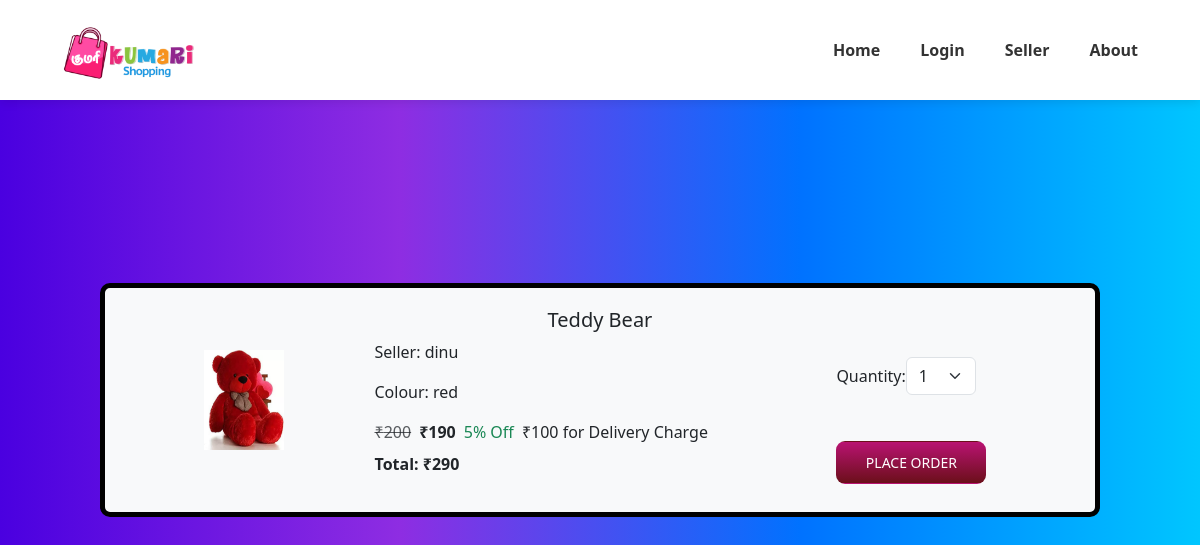
The page /buynow/4/ on the database its author committed.
### accounts/models.py (models this page shows, shortened)
class Products(models.Model):
    seller = models.ForeignKey(CustomUser, on_delete=models.CASCADE, limit_choices_to={'user_type': 'seller'})
    image=models.ImageField(upload_to='product_images/')
    product_name=models.CharField(max_length=25,
        validators=[RegexValidator(r'^[a-zA-Z][a-zA-Z\s]*$','Enter a valid product name.')]
    )
    colour=models.CharField(max_length=20,
        validators=[RegexValidator(r'^[a-zA-Z][a-zA-Z]*$','Enter a valid colour.')]
    )
    description=models.CharField(max_length=200,
        validators=[RegexValidator(r'^[a-zA-Z0-9\s.,-]*$','Only alphanumeric characters and certain punctuation are allowed.')]
    )
    price=models.PositiveIntegerField()
    discount=models.PositiveIntegerField(
        validators=[RegexValidator(r'^\d{1,2}%?$', 'Enter a valid discount amount.')]
    )
    delivery_charge=models.PositiveIntegerField()
    stock=models.PositiveIntegerField()

class CustomUser(AbstractUser):
    user_role=(
        ('user','User'),
        ('seller','Seller'),
        ('admin','Admin'),
    )
    user_type= models.CharField(max_length=10,choices=user_role,default='user')
    user_profile=models.ImageField(
        upload_to='user_images',
        default='null',
        blank=False,
        validators=[FileExtensionValidator(allowed_extensions=['jpg', 'jpeg', 'png', 'svg','webp'])]
        )
    seller_profile=models.ImageField(
        upload_to='seller_images',
        default='null',
        blank=False,
        validators=[FileExtensionValidator(allowed_extensions=['jpg', 'jpeg', 'png', 'svg','webp'])]
        )
    mobile = models.CharField(
        max_length=14,
        unique=True,
        validators=[RegexValidator(r'^\+91\s?\d{10}$', 'Enter a valid mobile number with country code.')],
        verbose_name='Mobile Number'
    )
    address = models.TextField(
        max_length=150,
        blank=False,
        verbose_name='Address'
    )
    username = models.CharField(
        max_length=150,  # You can change this if needed
        unique=True,
        blank=False,
        null=False,
        validators=[RegexValidator(r'^[a-zA-Z][a-zA-Z0-9]*$','Username only starts with alphabetic characters')]
    )
    first_name = models.CharField(
        max_length=50,
        blank=False,
        validators=[RegexValidator(r'^[a-zA-Z]+$', 'Only alphabetic characters are allowed.')]
    )
    last_name = models.CharField(
        max_length=50,
        blank=False,
        validators=[RegexValidator(r'^[a-zA-Z]+$', 'Only alphabetic characters are allowed.')]
        )
    email = models.EmailField(
        blank=False,
        unique=True)
    is_active = models.BooleanField(default=True)
    objects = CustomUserManager()
    USERNAME_FIELD = 'username'
    REQUIRED_FIELDS = ['mobile']

### accounts/views.py (the view, shortened to what this page needs)
# urls.py: path('buynow/<int:product_id>/', views.buynow_view, name='buynow'),
def buynow_view(request, product_id):
    product = get_object_or_404(Products, id=product_id)
    if product.stock == 0:
        messages.error(request,'This product is currently out of stock.')
        return redirect('product_search')
    quantity = 1
    request.session['buy_now_quantity'] = quantity
    stock_range = range(1, product.stock + 1)
    price_details=calculate_price(product,quantity)
    context = {
        'product': product,
        'quantity': quantity,
        'stock_range':stock_range,
        **price_details
    }
    return render(request, 'buynow.html', context)

### accounts/views.py (called while the page is built)
def calculate_price(product, quantity):
    price = product.price * quantity
    discount = product.discount
    delivery_charge = product.delivery_charge
    delivery_amount = price + delivery_charge
    discount_amount = price * discount / 100
    discount_price = price - discount_amount
    total_price = int(discount_price + delivery_charge)
    return {
        'price': price,
        'discount_amount': int(discount_amount),
        'discount_price': int(discount_price),
        'total_price_new': total_price,
        'delivery_charge': delivery_charge,
        'delivery_amount': delivery_amount
    }

### templates/buynow.html (shortened to what this page needs)
{% extends "base.html" %}
{% load static %}
{% block content %}
<div class="new">
<div class="cart-container bg-light">
    <div class="cart-left">
        <div class="container-fluid">
        <div class="row align-items-center">
            <div class="col-12 col-md-3 text-center mb-3 mb-md-0">
                <img src="{{ product.image.url }}" alt="no_img" height="100" width="80">
            </div>
            <div class="col-12 col-md-6 text-start product-details">
                <h5>{{ product.product_name|title }}</h5>
                <p>Seller: {{ product.seller.username }}</p>
                <p>Colour: {{ product.colour }}</p>
                <div class="d-flex flex-wrap align-items-center gap-2">
                    <span class="text-decoration-line-through text-muted">₹{{ price }}</span>
                    <span class="fw-bold">₹{{ discount_price }}</span>
                    <span class="text-success">{{ product.discount }}% Off</span>
                    <span class="me-2">₹{{ product.delivery_charge }} for Delivery Charge</span>
                </div>
                <p class="fw-bold mt-2">Total: ₹{{ total_price_new }}</p>
            </div>
            <div class="col-12 col-md-3 text-center">
                <div class="btn-group mb-3 d-flex justify-content-center align-items-center quantity" role="group">
                    <label for="quantity" class="mb-0">Quantity:</label>
                    <form method="POST">
                        <select name="quantity" id="quantity" class="form-select" style="width: 70px;" onchange="this.form.submit()">
                            {% for i in stock_range %}
                                <option value="{{ i }}" {% if i == quantity %}selected{% endif %}>{{ i }}</option>
                            {% endfor %}
                        </select>
                    </form>
                </div>
                    <div class="place_order">
                        <div class="text-center mt-3">
                            <a href="{% url 'place_order' product.id %}" class="btn remove btn-sm placeorder">
                                PLACE ORDER </a>
                        </div>
                    </div>
                </div>
            </div>
        </div>
        </div>
    </div>
</div>
{% endblock %}

### static/css/style.css (style rules this page uses)
h5 { text-align: center; }
body { margin: 0; padding: 0; height: 100%; }

### templates/buynow.html (style rules this page uses)
.cart-container { border: 5px solid black; border-radius: 10px; width: 90%; max-width: 1000px; background-color: white; padding: 20px; }
.new { position: fixed; top: 50%; left: 50%; transform: translate(-50%, -50%); background: linear-gradient(to right, #4a00e0, #8e2de2, #0072ff, #00c6ff); width: 100vw; height: 100vh; display: flex; justify-content: center; align-items: center; }
.cart-container { border: 5px solid black; border-radius: 10px; width: 90%; justify-content: center; align-items: center; }
body { padding: 0; overflow: hidden; }
.place_order { display: flex; justify-content: center; margin-top: 30px; margin-left: -42%; }
.placeorder { background: linear-gradient(#B91372, #6B0F1A); color: white; border-radius: 9px; padding: 10px 20px; text-align: center; width: 150px; margin: 0 auto; }
.quantity { margin-top: 40px; margin-left: -47%; }

### rows shown on the page
Products: image (picture), product_name "Teddy Bear", seller.username "dinu", colour "red", discount "5", delivery_charge "100"

### other values the page prints
{{ price }} "200"
{{ discount_price }} "190"
{{ total_price_new }} "290"
form field quantity "1"
